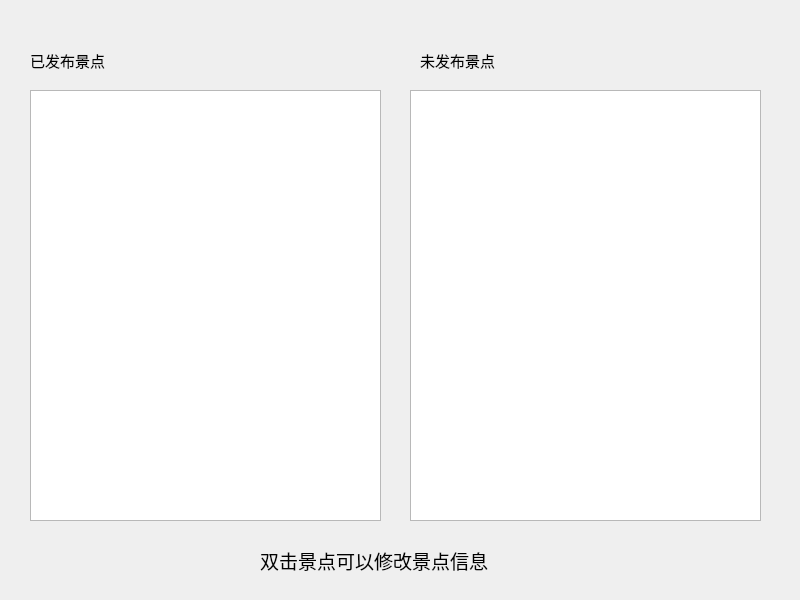
<?xml version="1.0" encoding="UTF-8"?>
<ui version="4.0">
 <class>allsiteadmin</class>
 <widget class="QMainWindow" name="allsiteadmin">
  <property name="geometry">
   <rect>
    <x>0</x>
    <y>0</y>
    <width>800</width>
    <height>600</height>
   </rect>
  </property>
  <property name="windowTitle">
   <string>所有景点</string>
  </property>
  <widget class="QWidget" name="centralwidget">
   <widget class="QListWidget" name="pub">
    <property name="geometry">
     <rect>
      <x>30</x>
      <y>90</y>
      <width>351</width>
      <height>431</height>
     </rect>
    </property>
   </widget>
   <widget class="QListWidget" name="unpub">
    <property name="geometry">
     <rect>
      <x>410</x>
      <y>90</y>
      <width>351</width>
      <height>431</height>
     </rect>
    </property>
   </widget>
   <widget class="QLabel" name="label">
    <property name="geometry">
     <rect>
      <x>30</x>
      <y>50</y>
      <width>101</width>
      <height>21</height>
     </rect>
    </property>
    <property name="font">
     <font>
      <family>微软雅黑</family>
      <pointsize>11</pointsize>
     </font>
    </property>
    <property name="text">
     <string>已发布景点</string>
    </property>
   </widget>
   <widget class="QLabel" name="label_2">
    <property name="geometry">
     <rect>
      <x>420</x>
      <y>50</y>
      <width>101</width>
      <height>21</height>
     </rect>
    </property>
    <property name="font">
     <font>
      <family>微软雅黑</family>
      <pointsize>11</pointsize>
     </font>
    </property>
    <property name="text">
     <string>未发布景点</string>
    </property>
   </widget>
   <widget class="QLabel" name="label_3">
    <property name="geometry">
     <rect>
      <x>260</x>
      <y>540</y>
      <width>341</width>
      <height>41</height>
     </rect>
    </property>
    <property name="font">
     <font>
      <family>微软雅黑</family>
      <pointsize>14</pointsize>
     </font>
    </property>
    <property name="text">
     <string>双击景点可以修改景点信息</string>
    </property>
   </widget>
  </widget>
 </widget>
 <resources/>
 <connections/>
</ui>
